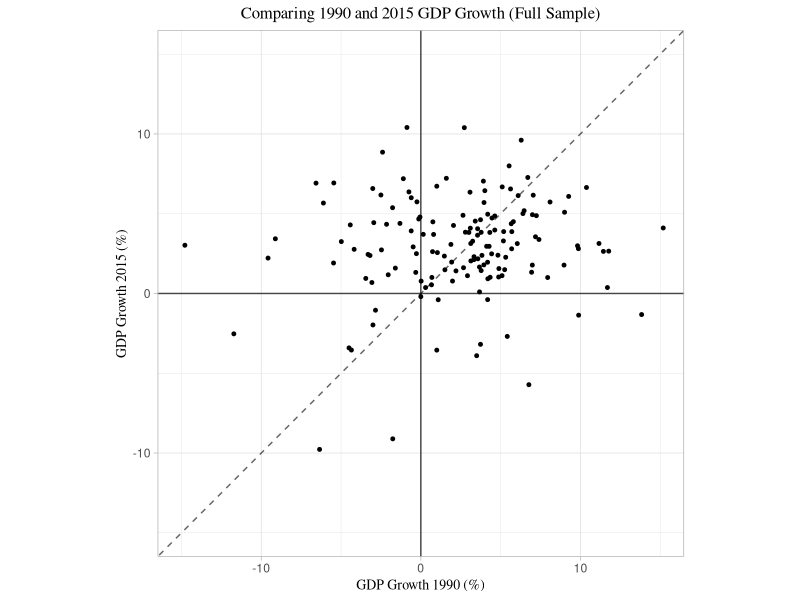
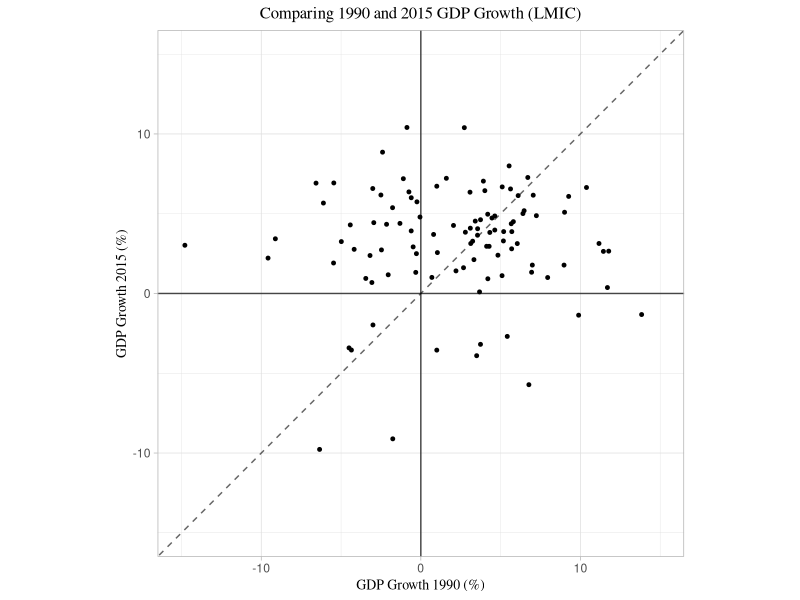
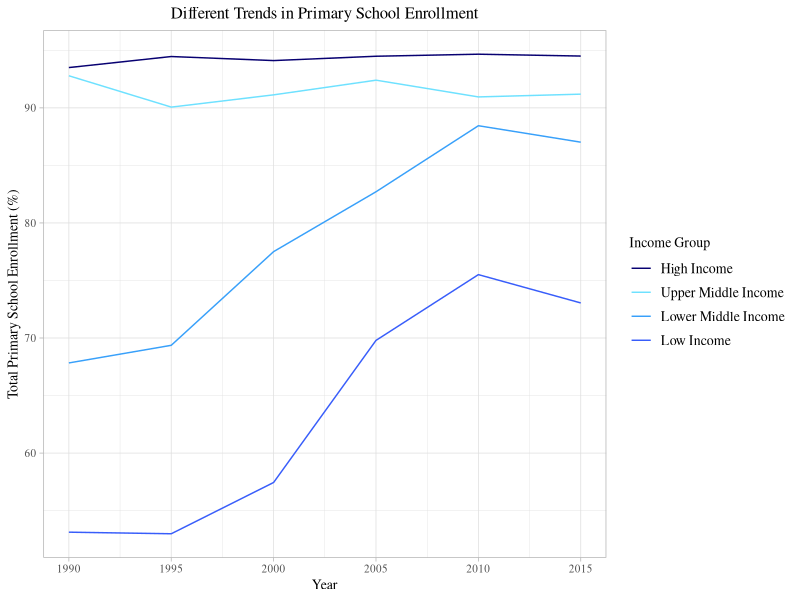
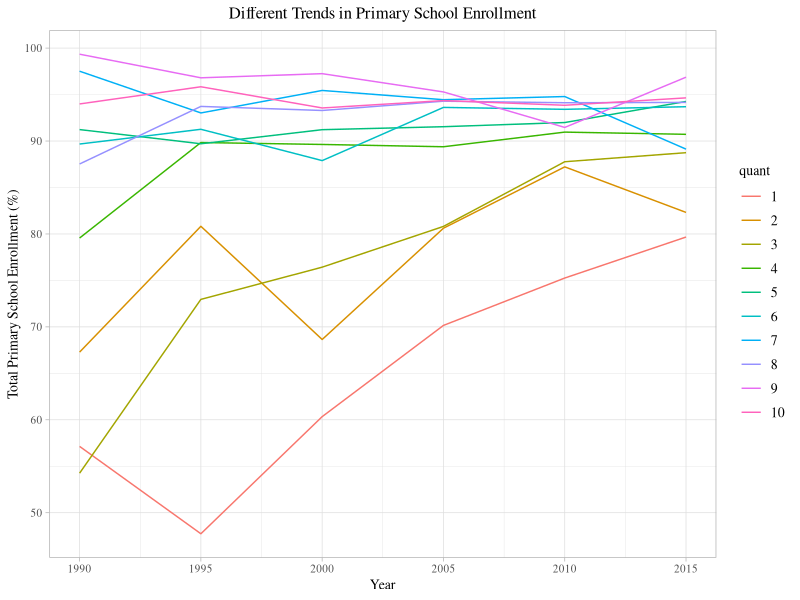
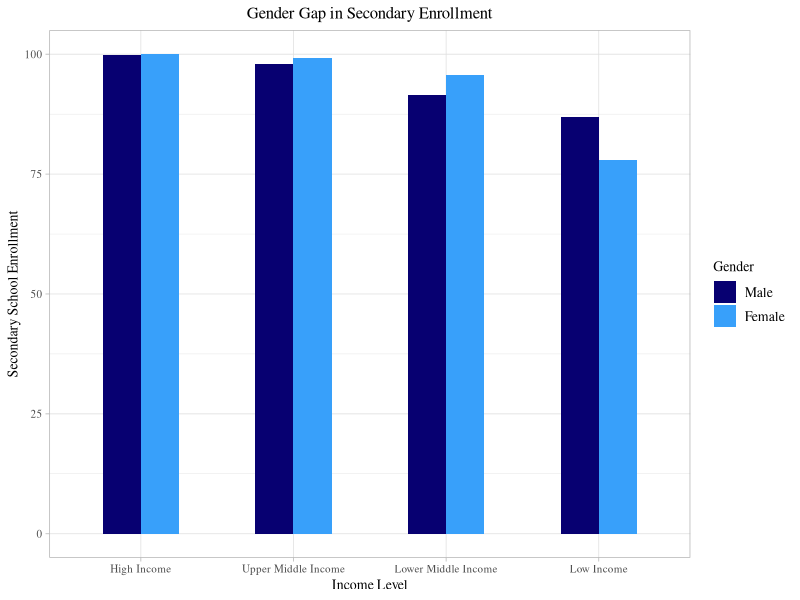

These figures' R source, in order:
## ---- chunk 1
knitr::opts_chunk$set(echo = TRUE)
library(tidyverse)
## ---- chunk 2
dev_ind <- read.csv('./pset1_data/development_indicators.csv')
clf <- read.csv('./pset1_data/classifications.csv')
## ---- chunk 3
df <- left_join(dev_ind,clf,by='countrycode')
## ---- chunk 4
df <- df %>% 
  mutate(LMIC_ind = if_else(str_detect(tolower(income_level),'low') |
                              str_detect(tolower(income_level),'lower') |
                              str_detect(tolower(income_level),'middle'),1,0))
## ---- chunk 5
df %>% 
  filter((year == 2015) & (!is.na(gdp_growth))) %>%
  group_by(income_level) %>%
  summarise(mean_GDPgrowth = mean(gdp_growth),
            sd_GDPgrowth = sd(gdp_growth))
## ---- chunk 6
df_5 <- df %>%
  pivot_wider(id_cols = c(countryname.x,LMIC_ind),
              names_from = year,
              names_prefix = 'gdp_growth',
              values_from = gdp_growth) %>%
  na.omit()
df_5_LMIC <- df_5 %>%
  filter(LMIC_ind==1)
## ---- chunk 7
ggplot(data=df_5,mapping=aes(x=gdp_growth1990,y=gdp_growth2015)) + 
  geom_point(size = 1, position = position_jitter()) +
  geom_abline(slope=1,intercept=0, alpha = 0.6, linetype='dashed') + 
  geom_hline(yintercept = 0, alpha=0.7) +
  geom_vline(xintercept = 0, alpha=0.7) + 
  theme_light() + ggtitle("Comparing 1990 and 2015 GDP Growth (Full Sample)") +
  xlab("GDP Growth 1990 (%)") + ylab("GDP Growth 2015 (%)") +
  coord_fixed(xlim=c(-15,15), ylim=c(-15,15)) +
  theme(plot.title = element_text(family = 'serif', hjust = 0.5, size = 12), 
        axis.title.x = element_text(family = 'serif', size = 10),
        axis.title.y = element_text(family = 'serif', size = 10))
## ---- chunk 8
ggplot(data=df_5_LMIC,mapping=aes(x=gdp_growth1990,y=gdp_growth2015)) + 
  geom_point(size = 1, position = position_jitter()) +
  geom_abline(slope=1,intercept=0, alpha = 0.6, linetype='dashed') + 
  geom_hline(yintercept = 0, alpha=0.7) +
  geom_vline(xintercept = 0, alpha=0.7) + 
  theme_light() + ggtitle("Comparing 1990 and 2015 GDP Growth (LMIC)") +
  xlab("GDP Growth 1990 (%)") + ylab("GDP Growth 2015 (%)") +
  coord_fixed(xlim=c(-15,15), ylim=c(-15,15)) +
  theme(plot.title = element_text(family = 'serif', hjust = 0.5, size = 12), 
        axis.title.x = element_text(family = 'serif', size = 10),
        axis.title.y = element_text(family = 'serif', size = 10))
## ---- chunk 9
df_6a <- df %>% 
  filter(!is.na(enroll_primary_t)) %>%
  group_by(year,income_level) %>%
  summarise(primary = mean(enroll_primary_t),.groups='keep')
## ---- chunk 10
ggplot(data=df_6a,mapping=aes(x=year,y=primary,color=income_level)) +
  geom_line() +
  theme_light() + ggtitle("Different Trends in Primary School Enrollment") +
  xlab("Year") + ylab("Total Primary School Enrollment (%)") +
  theme(plot.title = element_text(family = 'serif', hjust = 0.5, size = 12), 
        axis.title = element_text(family = 'serif', size = 10),
        axis.text = element_text(family = 'serif',size=8),
        legend.title =element_text(family = 'serif', size = 10),
        legend.text =element_text(family = 'serif', size = 10)) +
  scale_color_manual(values=c("#070071", "#6EE1FF", "#38A0FA",'#385DFA'),
                     name='Income Group',
                     limits = c("High Income","Upper Middle Income",
                                "Lower Middle Income","Low Income"))
## ---- chunk 11
df_7 <- df %>%
  select(year,countrycode,gdp_percap,enroll_primary_t) %>%
  na.omit() %>%
  group_by(year) %>%
  mutate(quant = factor(cut(gdp_percap,quantile(gdp_percap, probs = seq(0, 1, 1/10)),include.lowest=TRUE,labels=FALSE))) %>%
  group_by(year,quant) %>%
  summarise(primary=mean(enroll_primary_t),.groups='keep') #%>%
  #mutate(diff = primary - lag(primary,1))
## ---- chunk 12
ggplot(data=df_7,mapping=aes(x=year,y=primary,color=quant)) +
  geom_line() +
  theme_light() + ggtitle("Different Trends in Primary School Enrollment") +
  xlab("Year") + ylab("Total Primary School Enrollment (%)") +
  theme(plot.title = element_text(family = 'serif', hjust = 0.5, size = 12), 
        axis.title = element_text(family = 'serif', size = 10),
        axis.text = element_text(family = 'serif',size=8),
        legend.title =element_text(family = 'serif', size = 10),
        legend.text =element_text(family = 'serif', size = 10))
## ---- chunk 13
df_8 <- df %>%
  pivot_longer(cols = c(enroll_second_m,enroll_secondary_f),
               names_to = 'gender',
               values_to='enroll_sec') %>%
  select(income_level,gender,enroll_sec,LMIC_ind,gdp_growth,gdp_percap)
## ---- chunk 14
df_8_bar <- df_8 %>%
  filter(!is.na(enroll_sec))
ggplot(data = df_8_bar, 
       mapping = aes(x=factor(
         income_level,c("High Income","Upper Middle Income",
                        "Lower Middle Income","Low Income")), 
                     y=enroll_sec, fill=gender)) +
  geom_col(position = 'dodge',width = 0.5) + 
  theme_light() + ggtitle("Gender Gap in Secondary Enrollment") +
  xlab("Income Level") + ylab("Secondary School Enrollment") +
  theme(plot.title = element_text(family = 'serif', hjust = 0.5, size = 12), 
        axis.title = element_text(family = 'serif', size = 10),
        axis.text = element_text(family = 'serif',size=8),
        legend.title =element_text(family = 'serif', size = 10),
        legend.text =element_text(family = 'serif', size = 10)) +
  scale_fill_manual(values=c("#070071", "#38A0FA"),
                     name='Gender',
                     labels = c("Male","Female"))
